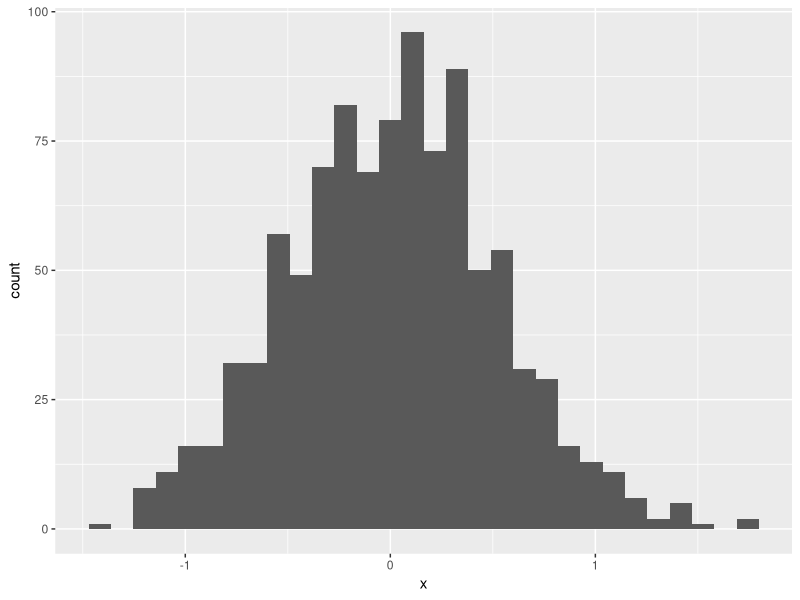
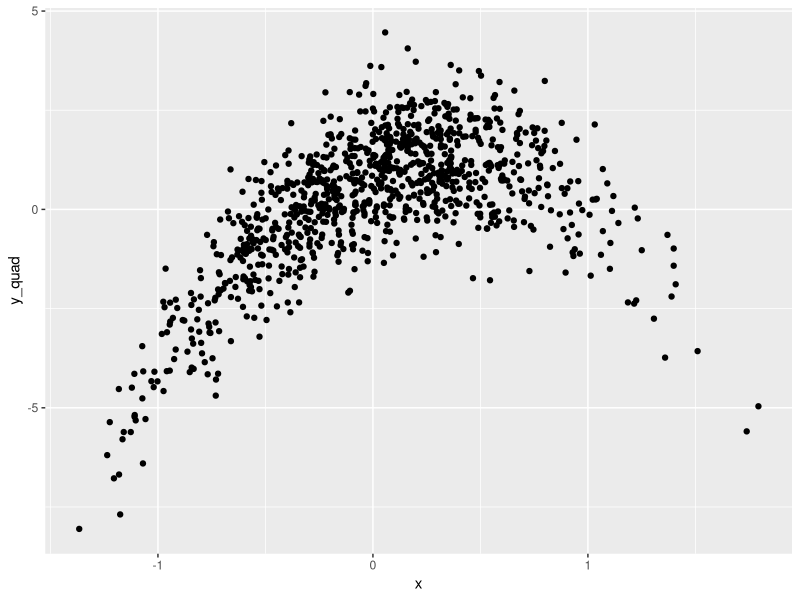
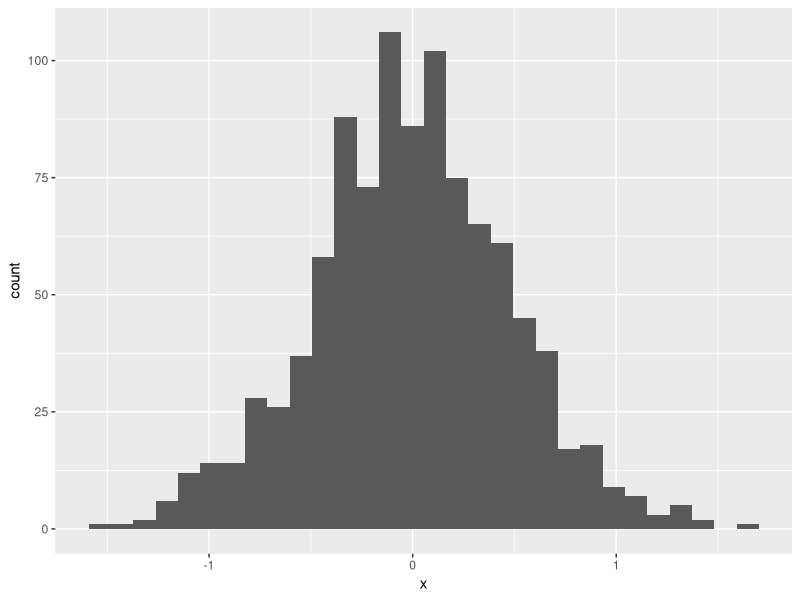
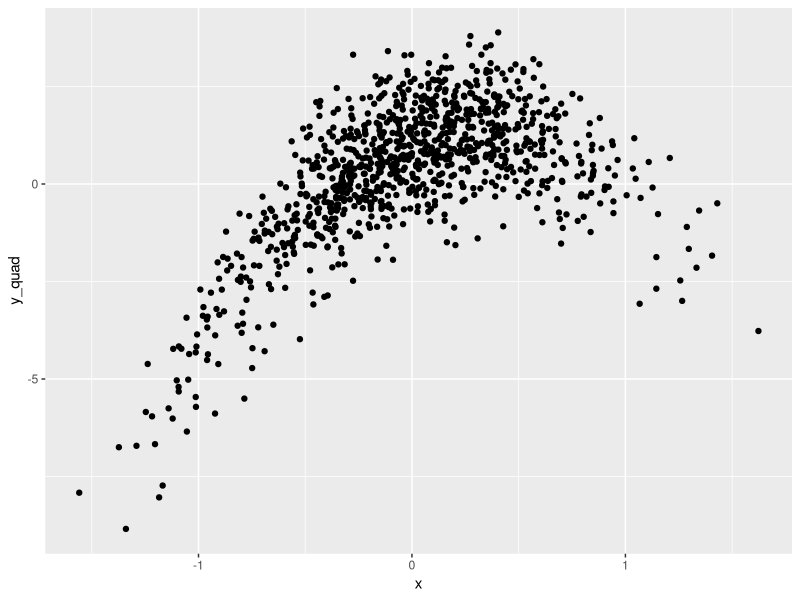
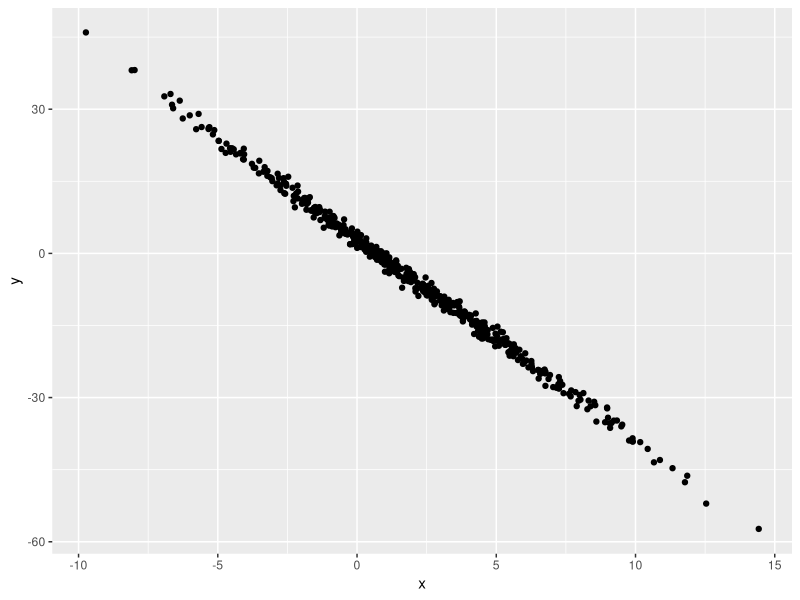

These charts were generated, in order, by the following R code:
## ---- chunk 1
library(tidyverse)
## ---- chunk 2
x = runif(n = 20)    # Generate 20 random numbers
y = c(1,3,17,25)

mean(x)
var(x)
## ---- chunk 3
library(tidyverse)

example_df = tibble(
  vec_numeric = 1:4,
  vec_char = c("Jack","Jeff","Lily","Sam"),
  vec_factor = factor(c("male","male","famale","male"))
)

example_df
## ---- chunk 4
plot_df = tibble(
  x = rnorm(1000, sd = 0.5),       # draw 1000 from normal distribution
  y = 1 + 2 * x + rnorm(1000),      # add noise
  y_quad = 1 + 2 * x - 3 * x ^ 2 +rnorm(1000)
  )

ggplot(plot_df, aes(x = x)) + geom_histogram()     
# first thing is what data set, second is what I put in x-axis, and than going to say what kind of polt I want to draw

ggplot(plot_df, aes(x = x, y = y_quad)) + geom_point()
## ---- chunk 5
plot_df = tibble(
  x = rnorm(1000, sd = 0.5),       # draw 1000 from normal distribution
  y = 1 + 2 * x + rnorm(1000),      # add noise
  y_quad = 1 + 2 * x - 3 * x ^ 2 +rnorm(1000)
  )

ggplot(plot_df, aes(x = x)) + geom_histogram()     

ggplot(plot_df, aes(x = x, y = y_quad)) + geom_point()
## ---- chunk 6
samp = rnorm(100)
length(samp)
## ---- chunk 7
library(tidyverse)

plot_df = tibble(
  x = rnorm(500, mean = 2, sd = 4),
  y = 3 - 4.2 * x + rnorm(500)
)

ggplot(plot_df, aes(x = x, y = y)) + geom_point()
